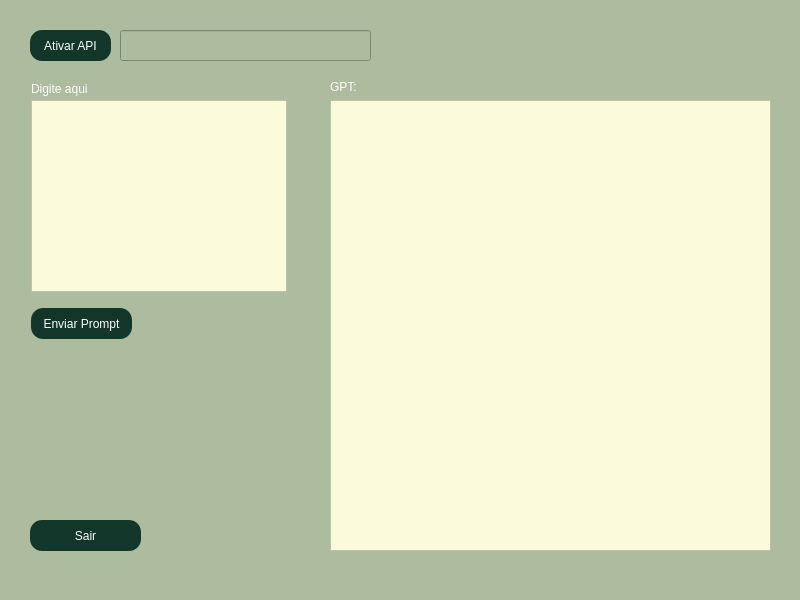
<?xml version="1.0" encoding="UTF-8"?>
<ui version="4.0">
 <class>MainWindow</class>
 <widget class="QMainWindow" name="MainWindow">
  <property name="geometry">
   <rect>
    <x>0</x>
    <y>0</y>
    <width>800</width>
    <height>600</height>
   </rect>
  </property>
  <property name="windowTitle">
   <string>MainWindow</string>
  </property>
  <property name="styleSheet">
   <string notr="true">background-color: rgb(173, 188, 159);</string>
  </property>
  <widget class="QWidget" name="centralwidget">
   <widget class="QPushButton" name="btn_api_gpt">
    <property name="geometry">
     <rect>
      <x>30</x>
      <y>30</y>
      <width>81</width>
      <height>31</height>
     </rect>
    </property>
    <property name="styleSheet">
     <string notr="true">color: rgb(255, 255, 255);
background-color: rgb(18, 55, 42);
border-radius: 12px; /* Borda arredondada */</string>
    </property>
    <property name="text">
     <string>Ativar API</string>
    </property>
   </widget>
   <widget class="QLineEdit" name="api_gpt">
    <property name="geometry">
     <rect>
      <x>120</x>
      <y>30</y>
      <width>251</width>
      <height>31</height>
     </rect>
    </property>
   </widget>
   <widget class="QPushButton" name="btn_sair">
    <property name="geometry">
     <rect>
      <x>30</x>
      <y>520</y>
      <width>111</width>
      <height>31</height>
     </rect>
    </property>
    <property name="styleSheet">
     <string notr="true">color: rgb(255, 255, 255);
background-color: rgb(18, 55, 42);
border-radius: 12px; /* Borda arredondada */</string>
    </property>
    <property name="text">
     <string>Sair</string>
    </property>
   </widget>
   <widget class="QWidget" name="layoutWidget">
    <property name="geometry">
     <rect>
      <x>330</x>
      <y>80</y>
      <width>441</width>
      <height>471</height>
     </rect>
    </property>
    <layout class="QVBoxLayout" name="verticalLayout_2">
     <item>
      <widget class="QLabel" name="label_2">
       <property name="text">
        <string>&lt;html&gt;&lt;head/&gt;&lt;body&gt;&lt;p&gt;&lt;span style=&quot; color:#ffffff;&quot;&gt;GPT:&lt;/span&gt;&lt;/p&gt;&lt;/body&gt;&lt;/html&gt;</string>
       </property>
      </widget>
     </item>
     <item>
      <widget class="QTextBrowser" name="gpt_texto">
       <property name="styleSheet">
        <string notr="true">background-color:rgb(251, 250, 218);
</string>
       </property>
      </widget>
     </item>
    </layout>
   </widget>
   <widget class="QTextEdit" name="texto_prompt">
    <property name="geometry">
     <rect>
      <x>31</x>
      <y>100</y>
      <width>256</width>
      <height>192</height>
     </rect>
    </property>
    <property name="styleSheet">
     <string notr="true">background-color:rgb(251, 250, 218);
</string>
    </property>
   </widget>
   <widget class="QLabel" name="label">
    <property name="geometry">
     <rect>
      <x>31</x>
      <y>81</y>
      <width>57</width>
      <height>16</height>
     </rect>
    </property>
    <property name="text">
     <string>&lt;html&gt;&lt;head/&gt;&lt;body&gt;&lt;p&gt;&lt;span style=&quot; color:#ffffff;&quot;&gt;Digite aqui: &lt;/span&gt;&lt;/p&gt;&lt;/body&gt;&lt;/html&gt;</string>
    </property>
   </widget>
   <widget class="QPushButton" name="btn_enviar_prompt">
    <property name="geometry">
     <rect>
      <x>31</x>
      <y>308</y>
      <width>101</width>
      <height>31</height>
     </rect>
    </property>
    <property name="styleSheet">
     <string notr="true">color: rgb(255, 255, 255);
background-color: rgb(18, 55, 42);
border-radius: 12px; /* Borda arredondada */</string>
    </property>
    <property name="text">
     <string>Enviar Prompt</string>
    </property>
   </widget>
  </widget>
  <widget class="QMenuBar" name="menubar">
   <property name="geometry">
    <rect>
     <x>0</x>
     <y>0</y>
     <width>800</width>
     <height>21</height>
    </rect>
   </property>
  </widget>
  <widget class="QStatusBar" name="statusbar"/>
 </widget>
 <resources/>
 <connections>
  <connection>
   <sender>btn_sair</sender>
   <signal>clicked()</signal>
   <receiver>MainWindow</receiver>
   <slot>close()</slot>
   <hints>
    <hint type="sourcelabel">
     <x>90</x>
     <y>561</y>
    </hint>
    <hint type="destinationlabel">
     <x>399</x>
     <y>299</y>
    </hint>
   </hints>
  </connection>
 </connections>
</ui>
